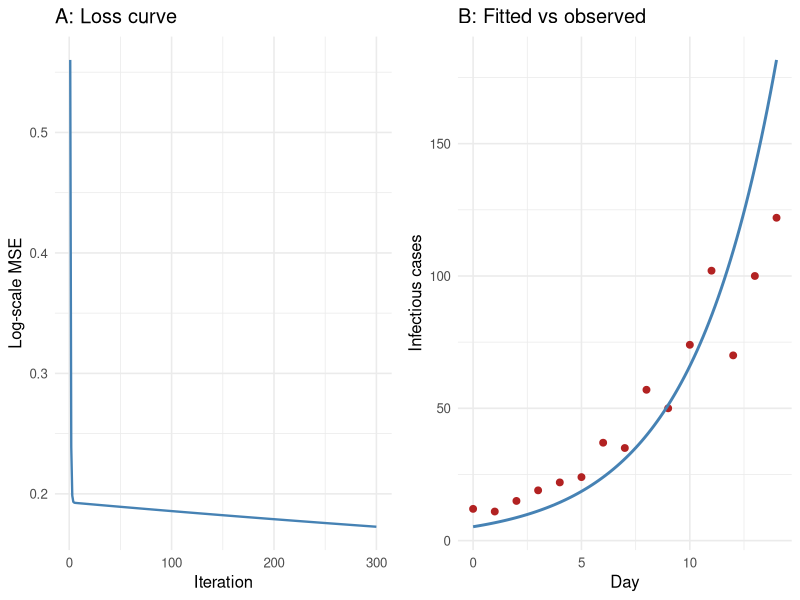
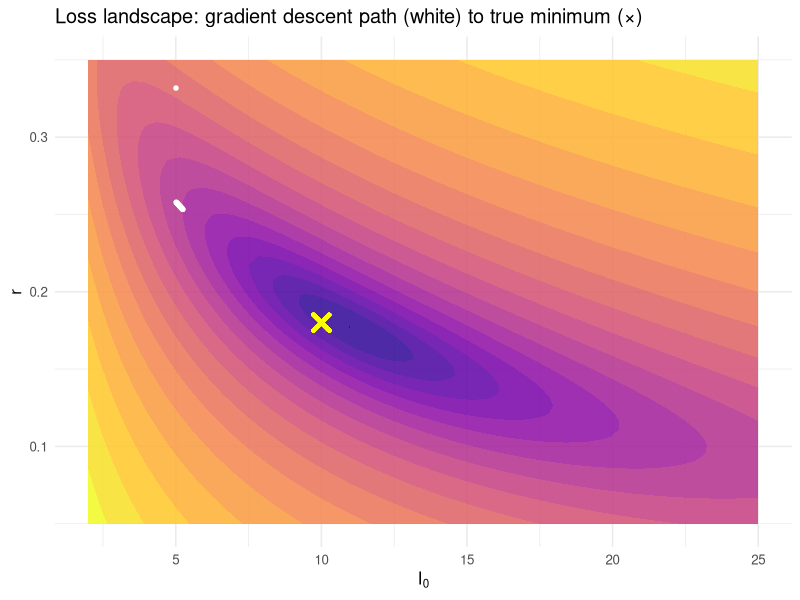

Here is the R script that generated these plots, in order:
## ---- chunk 1
#| label: gd-setup

set.seed(42)

# Simulate early epidemic (14 days)
t_obs   <- 0:14
I0_true <- 10
r_true  <- 0.18
I_true  <- I0_true * exp(r_true * t_obs)
I_obs   <- round(pmax(1, I_true * exp(rnorm(length(t_obs), 0, 0.15))))

# Loss: mean squared error on log scale
loss <- function(params) {
  I_hat <- params[1] * exp(params[2] * t_obs)
  mean((log(I_obs) - log(pmax(1e-9, I_hat)))^2)
}

# Numerical gradient (central differences)
grad <- function(f, p, eps = 1e-6) {
  vapply(seq_along(p), function(i) {
    p_hi <- p_lo <- p
    p_hi[i] <- p_hi[i] + eps
    p_lo[i] <- p_lo[i] - eps
    (f(p_hi) - f(p_lo)) / (2 * eps)
  }, numeric(1))
}

# Run gradient descent from a naive starting point
params  <- c(I0 = 5, r = 0.05)
lr      <- 0.01
n_iter  <- 300

history <- data.frame(
  iter = seq_len(n_iter),
  loss = NA_real_,
  I0   = NA_real_,
  r    = NA_real_
)

for (k in seq_len(n_iter)) {
  g       <- grad(loss, params)
  params  <- params - lr * g
  history[k, ] <- c(k, loss(params), params["I0"], params["r"])
}

cat("Recovered I0:", round(params["I0"], 1), " (true:", I0_true, ")\n")
cat("Recovered r: ", round(params["r"],  4), " (true:", r_true,  ")\n")
## ---- chunk 2
#| label: gd-plots
#| fig-cap: "Gradient descent convergence. Left: loss falls rapidly in the first 50 iterations then plateaus. Right: the fitted curve closely tracks the observed counts after 300 steps."

library(ggplot2)

# Panel A: loss curve
p_loss <- ggplot(history, aes(x = iter, y = loss)) +
  geom_line(colour = "steelblue", linewidth = 0.8) +
  labs(x = "Iteration", y = "Log-scale MSE",
       title = "A: Loss curve") +
  theme_minimal(base_size = 12)

# Panel B: fitted vs observed
t_fine  <- seq(0, 14, length.out = 100)
I_fit   <- params["I0"] * exp(params["r"] * t_fine)
df_obs  <- data.frame(t = t_obs, cases = I_obs)
df_fit  <- data.frame(t = t_fine, cases = I_fit)

p_fit <- ggplot() +
  geom_point(data = df_obs, aes(x = t, y = cases),
             colour = "firebrick", size = 2) +
  geom_line(data = df_fit,  aes(x = t, y = cases),
            colour = "steelblue", linewidth = 1) +
  labs(x = "Day", y = "Infectious cases",
       title = "B: Fitted vs observed") +
  theme_minimal(base_size = 12)

# Side by side with base R layout
gridExtra_available <- requireNamespace("gridExtra", quietly = TRUE)
if (gridExtra_available) {
  gridExtra::grid.arrange(p_loss, p_fit, ncol = 2)
} else {
  print(p_loss)
  print(p_fit)
}
## ---- chunk 3
#| label: loss-landscape
#| fig-cap: "Loss surface for the epidemic growth parameters (log scale). The gradient descent path (white dots) converges from the starting point (top-left) to the true minimum (center). The contours reveal the elongated valley that makes a fixed learning rate suboptimal — the reason adaptive optimisers like Adam exist."

# Compute loss on a grid
I0_grid <- seq(2, 25, length.out = 60)
r_grid  <- seq(0.05, 0.35, length.out = 60)

grid_df <- expand.grid(I0 = I0_grid, r = r_grid)
grid_df$loss <- vapply(
  seq_len(nrow(grid_df)),
  function(i) loss(c(grid_df$I0[i], grid_df$r[i])),
  numeric(1)
)

# Subsample path for readability
path_sub <- history[seq(1, n_iter, by = 10), ]

ggplot(grid_df, aes(x = I0, y = r, z = log(loss + 1e-6))) +
  geom_contour_filled(bins = 20, alpha = 0.85) +
  geom_point(data = path_sub, aes(x = I0, y = r, z = NULL),
             colour = "white", size = 1.2) +
  geom_point(aes(x = I0_true, y = r_true, z = NULL),
             colour = "yellow", shape = 4, size = 4, stroke = 2) +
  scale_fill_viridis_d(option = "plasma", guide = "none") +
  labs(x = expression(I[0]), y = "r",
       title = "Loss landscape: gradient descent path (white) to true minimum (×)") +
  theme_minimal(base_size = 12)
